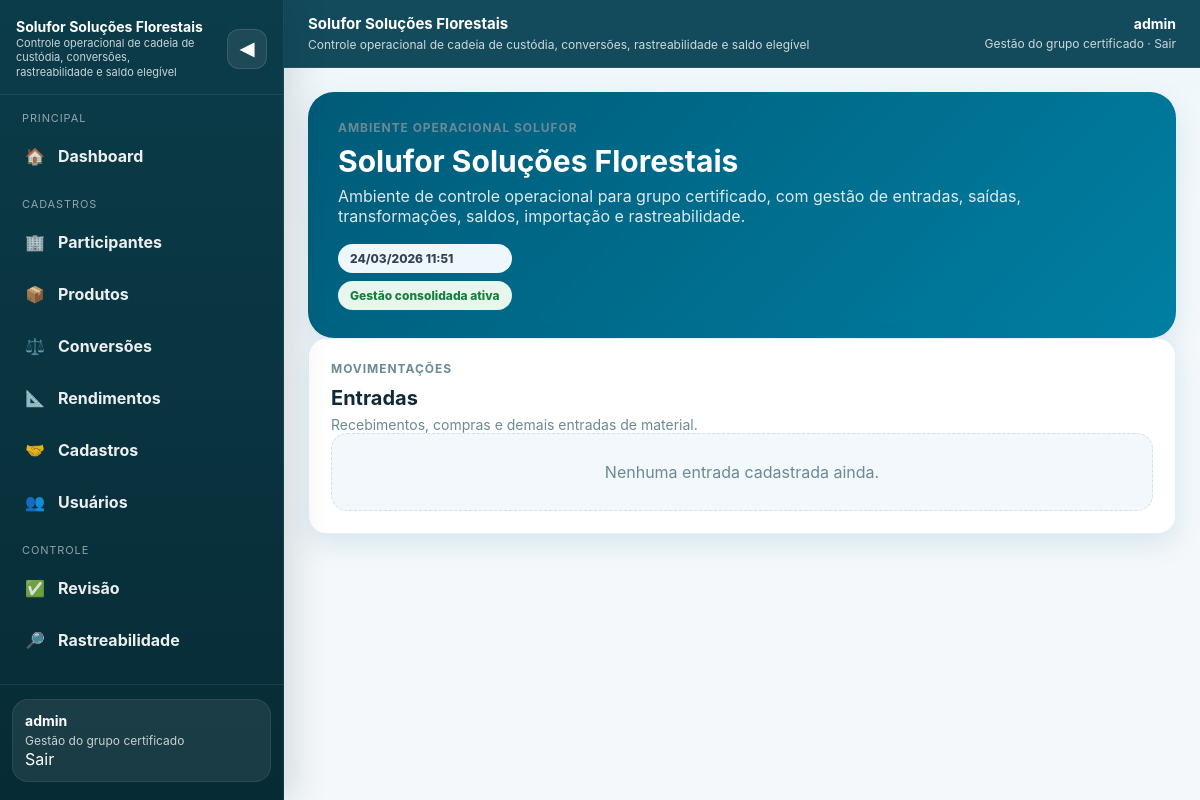
The page /transactions/entries/ (signed in) on the database as committed earlier.
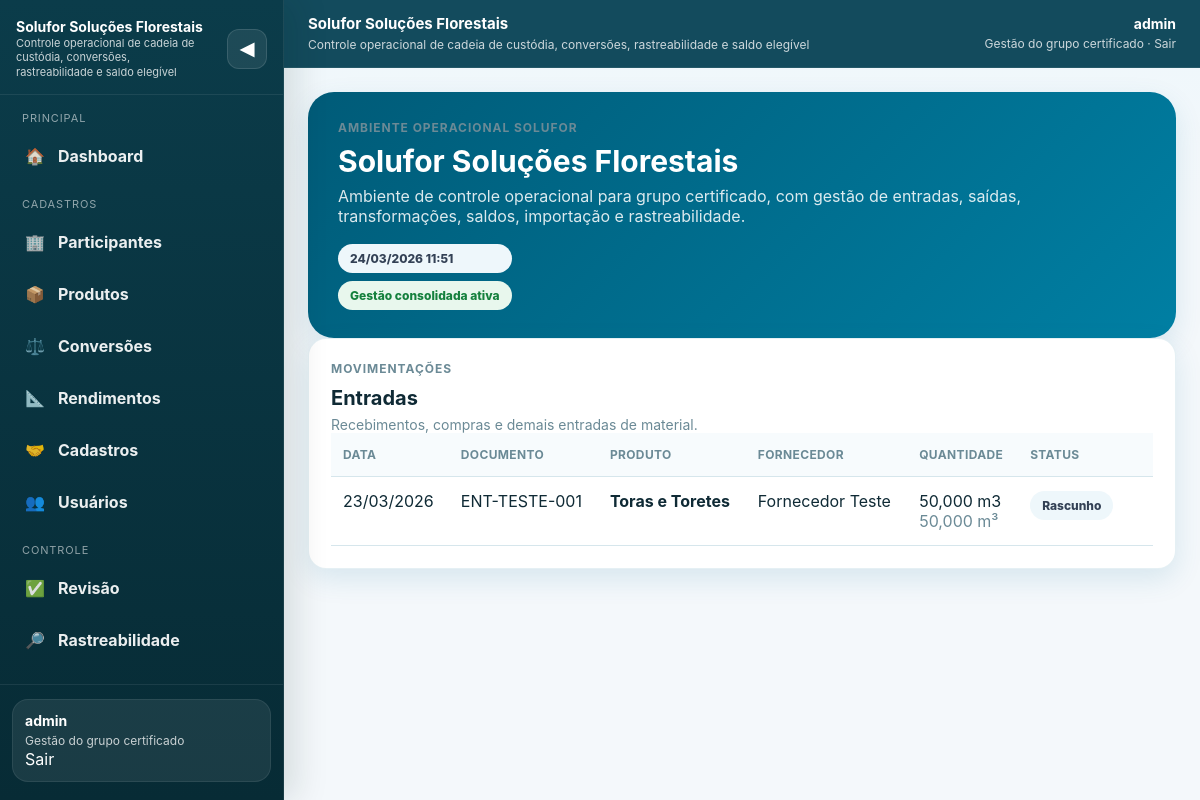
The same page on the database as committed later.
### transactions/models.py (models this page shows, shortened)
class BaseMovement(models.Model):
    STATUS_CHOICES = [
        ('draft', 'Rascunho'),
        ('submitted', 'Enviado'),
        ('reviewed', 'Revisado'),
        ('needs_correction', 'Precisa correção'),
    ]
    participant = models.ForeignKey('participants.Participant', on_delete=models.CASCADE)
    movement_date = models.DateField('Data da movimentação')
    document_number = models.CharField('Número do documento', max_length=50)
    product = models.ForeignKey('catalog.Product', on_delete=models.PROTECT)
    quantity = models.DecimalField('Quantidade informada', max_digits=14, decimal_places=3)
    movement_unit = models.CharField('Unidade informada', max_length=10, choices=[('m3', 'm³'), ('kg', 'kg'), ('t', 't'), ('un', 'un')], blank=True)
    unit_snapshot = models.CharField('Unidade base', max_length=10, choices=[('m3', 'm³'), ('kg', 'kg'), ('t', 't'), ('un', 'un')])
    quantity_base = models.DecimalField('Quantidade convertida (unidade base)', max_digits=14, decimal_places=3, default=0)
    fsc_claim = models.CharField('Declaração FSC', max_length=100, blank=True)
    batch_code = models.CharField('Lote', max_length=100, blank=True)
    notes = models.TextField('Observações', blank=True)
    attachment = models.FileField(upload_to='attachments/%Y/%m/', blank=True, null=True)
    created_by = models.ForeignKey(settings.AUTH_USER_MODEL, on_delete=models.PROTECT)
    created_at = models.DateTimeField(auto_now_add=True)
    updated_at = models.DateTimeField(auto_now=True)
    status = models.CharField(max_length=20, choices=STATUS_CHOICES, default='draft')
    class Meta:
        abstract = True
        ordering = ['-movement_date', '-id']

class EntryRecord(BaseMovement):
    supplier = models.ForeignKey('catalog.Counterparty', on_delete=models.PROTECT, related_name='entries')

### catalog/models.py (models this page shows)
class Product(models.Model):
    UNIT_CHOICES = [
        ('m3', 'm³'),
        ('kg', 'kg'),
        ('t', 't'),
        ('un', 'un'),
    ]
    name = models.CharField('Produto', max_length=255)
    category = models.CharField('Categoria', max_length=100, blank=True)
    unit = models.CharField('Unidade', max_length=10, choices=UNIT_CHOICES)
    fsc_applicable = models.BooleanField('Aplica FSC', default=True)
    default_claim = models.CharField('Declaração padrão', max_length=100, blank=True)
    active = models.BooleanField('Ativo', default=True)
    class Meta:
        ordering = ['name']
    def __str__(self):
        return self.name

class Counterparty(models.Model):
    TYPE_CHOICES = [
        ('supplier', 'Fornecedor'),
        ('customer', 'Cliente'),
        ('both', 'Ambos'),
    ]
    participant = models.ForeignKey(
        'participants.Participant', on_delete=models.CASCADE,
        null=True, blank=True, related_name='counterparties'
    )
    name = models.CharField('Nome', max_length=255)
    document_id = models.CharField('Documento', max_length=30, blank=True)
    type = models.CharField('Tipo', max_length=20, choices=TYPE_CHOICES, default='both')
    class Meta:
        ordering = ['name']
    def __str__(self):
        return self.name

### transactions/views.py (the view)
# urls.py: path('entries/', EntryListView.as_view(), name='entry_list'),
class EntryListView(ParticipantScopedMixin, ListView):
    model = EntryRecord
    template_name = 'transactions/entry_list.html'
    context_object_name = 'records'

### accounts/models.py (called while the page is built)
    @property
    def is_manager(self):
        return self.role == 'manager' or self.is_superuser

    @property
    def is_auditor(self):
        return self.role == 'auditor'

    @property
    def is_participant_user(self):
        return self.role == 'participant'

### transactions/views.py (called while the page is built)
    def get_queryset(self):
        qs = self.model.objects.select_related('participant', 'product')
        user = self.request.user
        if user.is_manager or user.is_auditor:
            return qs
        if user.participant:
            return qs.filter(participant=user.participant)
        return qs.none()

### templates/transactions/entry_list.html (shortened to what this page needs)
{% extends "base.html" %}
{% block content %}
<div class="card">
  <div class="listing-head">
    <div>
      <div class="kicker">Movimentações</div>
      <h2 class="card-title">Entradas</h2>
      <p class="card-subtitle">Recebimentos, compras e demais entradas de material.</p>
    </div>
  </div>
  {% if records %}
  <div class="table-wrap"><table>
    <tr><th>Data</th><th>Documento</th><th>Produto</th><th>Fornecedor</th><th>Quantidade</th><th>Status</th><th></th></tr>
    {% for r in records %}
    <tr>
      <td>{{ r.movement_date|date:"d/m/Y" }}</td>
      <td>{{ r.document_number }}</td>
      <td><strong>{{ r.product }}</strong></td>
      <td>{{ r.supplier }}</td>
      <td>{{ r.quantity }} {{ r.movement_unit }}<br><span class="muted">{{ r.quantity_base }} {{ r.get_unit_snapshot_display }}</span></td>
      <td><span class="badge {% if r.status == 'reviewed' %}success{% elif r.status == 'needs_correction' %}warning{% else %}neutral{% endif %}">{{ r.get_status_display }}</span></td>
      <td>{% if user.is_participant_user %}<a class="inline-link" href="/transactions/entries/{{ r.id }}/edit/">Editar</a>{% endif %}</td>
    </tr>
    {% endfor %}
  </table></div>
  {% else %}<div class="empty-state">Nenhuma entrada cadastrada ainda.</div>{% endif %}
</div>
{% endblock %}

Rows that differ between the two databases and show on the page:
added EntryRecord: movement_date "23/03/2026", document_number "ENT-TESTE-001", product "Toras e Toretes", supplier "Fornecedor Teste", quantity "50,000", movement_unit "m3", quantity_base "50,000", unit_snapshot "m³", status "Rascunho"
Other text that changed with them:
text no longer shown: "Nenhuma entrada cadastrada ainda."
text now shown: "DATA DOCUMENTO PRODUTO FORNECEDOR QUANTIDADE STATUS"
